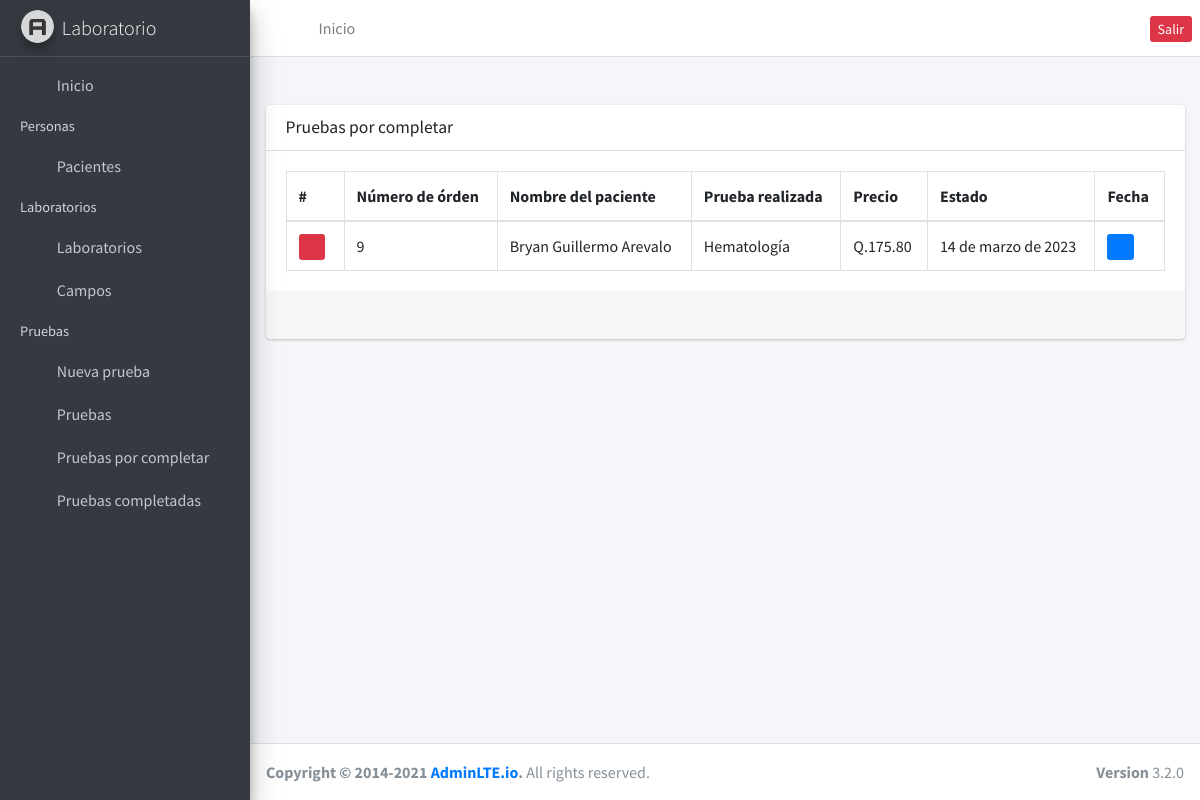
Screenshot of /tests/uncompleted/ (signed in) with the database file from the repository.
### testsApp/models.py (models this page shows, shortened)
class Test(models.Model):
    patient = models.ForeignKey(Clients, on_delete=models.PROTECT)
    lab = models.ForeignKey(Laboratory, on_delete=models.PROTECT)
    completed = models.BooleanField(default=False)
    comment = models.CharField(default='No hay comentarios', max_length=255)
    created_at = models.DateField(default=datetime.date.today)

### clientes/models.py (models this page shows, shortened)
class Clients(models.Model):
    name = models.CharField(max_length=255, default='N/A', null=False)
    birth = models.DateField(default=datetime.date.today, auto_now=False)
    phone = models.CharField(max_length=15, null=True)
    dpi = models.CharField(max_length=20, null=False, default='N/A')
    email = models.EmailField(default='n/a', null=False)
    sex = models.IntegerField(default=1)
    nit = models.CharField(max_length=20, default='N/A')
    created_at = models.DateField(auto_now=True)

### laboratories/models.py (models this page shows, shortened)
class Laboratory(models.Model):
    name = models.CharField(max_length=255, null=False)
    price = models.FloatField(default=0.00, null=False)

### testsApp/views.py (the view)
# urls.py: path('uncompleted/', uncompleted_tests, name="uncompleted_tests"),
@login_required
def uncompleted_tests(request):
    tests = Test.objects.filter(completed=False).order_by('-created_at').select_related('patient', 'lab')
    page = request.GET.get('page', 1)
    try:
        paginator = Paginator(tests, 10)
        clients = paginator.page(page)
    except:
        return redirect('/tests')
    context = { 'entity': tests, 'paginator': paginator }
    return render(request, 'state_tests.html', context)

### testsApp/templates/state_tests.html
{% extends "base.html" %} {% block content %}
<div class="card mt-4">
  <div class="card-header">
    <h3 class="card-title">Pruebas por completar</h3>
  </div>
  <div class="card-body">
    <table class="table table-bordered">
      <thead>
        <tr>
          <th>#</th>
          <th>Número de órden</th>
          <th>Nombre del paciente</th>
          <th>Prueba realizada</th>
          <th>Precio</th>
          <th>Estado</th>
          <th>Fecha</th>
        </tr>
      </thead>
      <tbody>
        {% for test in entity %}
        <tr>
          <td>
            <a href="{% url 'delete_test' test.id %}" class="btn-sm btn-danger mr-1">
              <i class="fa fa-trash"></i>
            </a>
          </td>
          <td>{{ test.id }}</td>
          <td>{{ test.patient.name }}</td>
          <td>{{ test.lab.name }}</td>
          <td>Q.{{ test.lab.price|stringformat:'.2f' }}</td>
          <td>{{ test.created_at }}</td>
          <td>
            <a href="{% url 'fill_fields' test.id %}" class="btn-sm btn-primary">
              <i class="fas fa-journal-whills"></i>
            </a>
          </td>
        </tr>
        {% endfor %}
      </tbody>
    </table>
  </div>
  <div class="card-footer clearfix">{% include 'paginator.html' %}</div>
  <div class="card-footer clearfix"></div>
</div>
{% endblock %}

### rows the page displays
Test: id "9", patient.name "Bryan Guillermo Arevalo", lab.name "Hematología", lab.price "175.80", created_at "14 de marzo de 2023"
